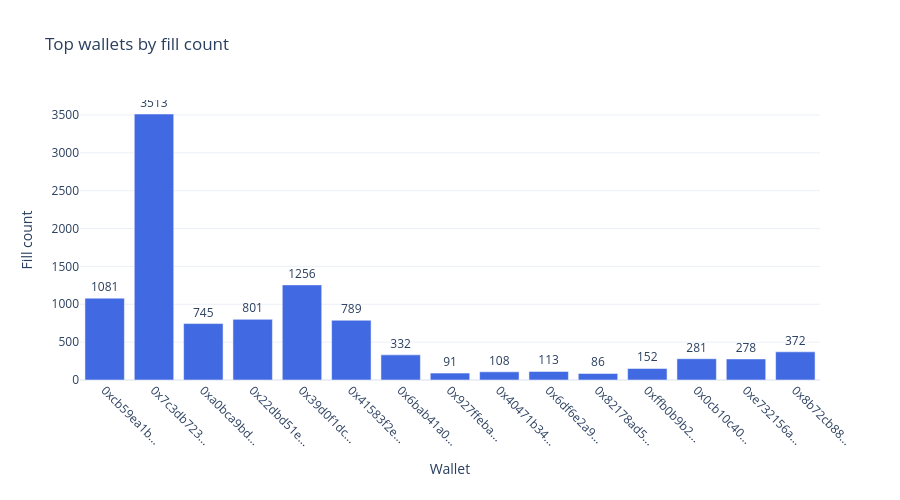

This figure's notebook cell:
### Code cell
top15 = wallet_stats.head(15)

fig_wallet = go.Figure()
fig_wallet.add_trace(go.Bar(
    x=top15.index.str[:10] + '...',
    y=top15['fill_count'],
    marker_color='royalblue',
    text=top15['fill_count'],
    textposition='outside',
))

fig_wallet.update_layout(
    title='Top wallets by fill count',
    xaxis_title='Wallet',
    yaxis_title='Fill count',
    template='plotly_white',
    height=500,
    margin=dict(b=120),
)
fig_wallet.update_xaxes(tickangle=45)
fig_wallet.show()

### Figure 1 — Plotly figure (JSON) as saved in the notebook; plotly's stock layout.template omitted (floating-point values rounded to 4 significant figures)
{"data": [{"marker": {"color": "royalblue"}, "text": [1081.0, 3513.0, 745.0, 801.0, 1256.0, 789.0, 332.0, 91.0, 108.0, 113.0, 86.0, 152.0, 281.0, 278.0, 372.0], "textposition": "outside", "type": "bar", "x": ["0xcb59ea1b...", "0x7c3db723...", "0xa0bca9bd...", "0x22dbd51e...", "0x39d0f1dc...", "0x41583f2e...", "0x6bab41a0...", "0x927ffeba...", "0x40471b34...", "0x6df6e2a9...", "0x82178ad5...", "0xffb0b9b2...", "0x0cb10c40...", "0xe732156a...", "0x8b72cb88..."], "y": [1081, 3513, 745, 801, 1256, 789, 332, 91, 108, 113, 86, 152, 281, 278, 372]}], "layout": {"height": 500, "margin": {"b": 120}, "title": {"text": "Top wallets by fill count"}, "xaxis": {"tickangle": 45, "title": {"text": "Wallet"}}, "yaxis": {"title": {"text": "Fill count"}}}}
